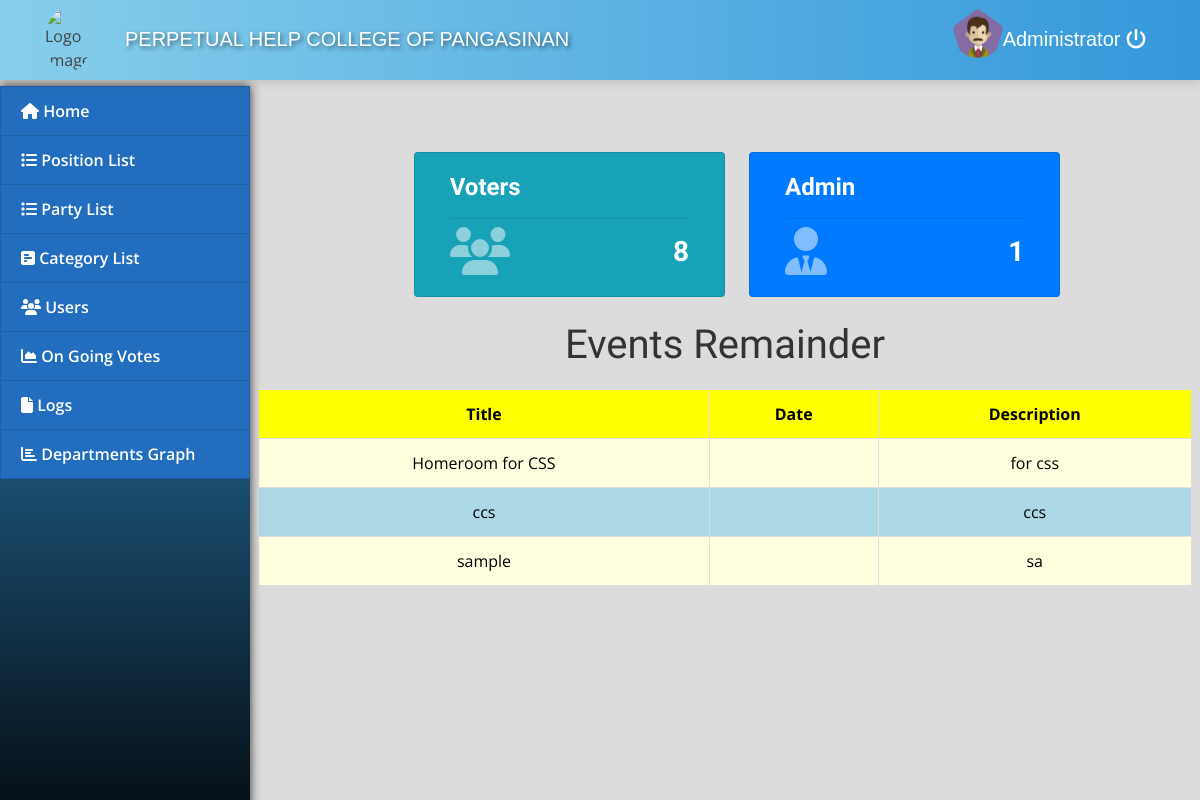
Page / (signed in) on the earlier database version.
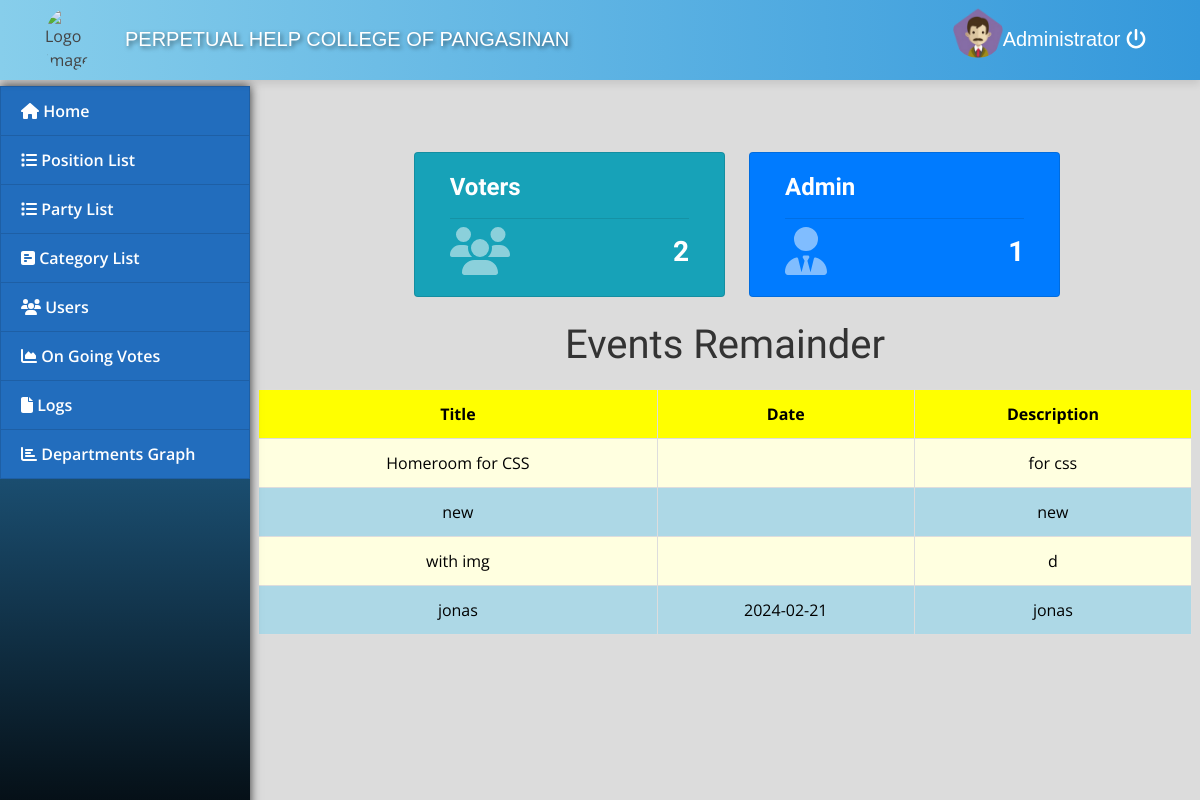
Same page on the later database version.
### tables this page shows
CREATE TABLE `voting_list` (
  `id` int(30) NOT NULL,
  `title` varchar(250) NOT NULL,
  `description` text NOT NULL,
  `time_duration` time NOT NULL,
  `votedate` date DEFAULT NULL,
  `is_default` tinyint(1) NOT NULL DEFAULT 0
);

### home.php (the view, shortened to what this page needs)
<div class="containe-fluid">
	<?php include('db_connect.php');
	?>
	<br><br>
	<div class="row">
		<div class="col-lg-12">
			<div class="card col-md-4 offset-2 bg-info float-left">
				<div class="card-body text-white">
					<h4><b>Voters</b></h4>
					<hr>
					<span class="card-icon"><i class="fa fa-users"></i></span>
					<h3 class="text-right"><b><?php echo $conn->query('SELECT * FROM users where type = 2 ')->num_rows ?></b></h3>
				</div>
			</div>
			<div class="card col-md-4 offset-2 bg-primary ml-4 float-left">
				<div class="card-body text-white">
					<h4><b>Admin</b></h4>
					<hr>
					<span class="card-icon"><i class="fa fa-user-tie"></i></span>
					<h3 class="text-right"><b><?php echo $conn->query('SELECT * FROM users where type = 1')->num_rows ?></b></h3>
				</div>
			</div>
		</div>
	</div>
	<br>
	<table>
		<center>
			<h1>Events Remainder</h1>
		</center>
		<tr>
			<th>
				<center>Title</center>
			</th>
			<th>
				<center>Date</center>
			</th>
			<th>
				<center>Description</center>
			</th>
		</tr>
		<tbody>
			<?php
			$votes = $conn->query("SELECT * FROM Voting_list");
			while ($row = $votes->fetch_assoc()) :
			?>
				<tr>
					<td>
						<center><?php echo $row['title'] ?></center>
					</td>
					<td>
						<center><?php echo $row['votedate'] ?></center>
					</td>
					<td>
						<center><?php echo $row['description'] ?></center>
					</td>
				</tr>
			<?php endwhile; ?>
		</tbody>
	</table>

Differences in the rows shown:
removed voting_list: title "ccs", description "ccs"
removed voting_list: title "sample", description "sa"
added voting_list: title "new", description "new"
added voting_list: title "with img", description "d"
added voting_list: title "jonas", votedate "2024-02-21", description "jonas"
Other differences:
$conn->query('SELECT * FROM users where type = 2 ')->num_rows: "8" → "2"
